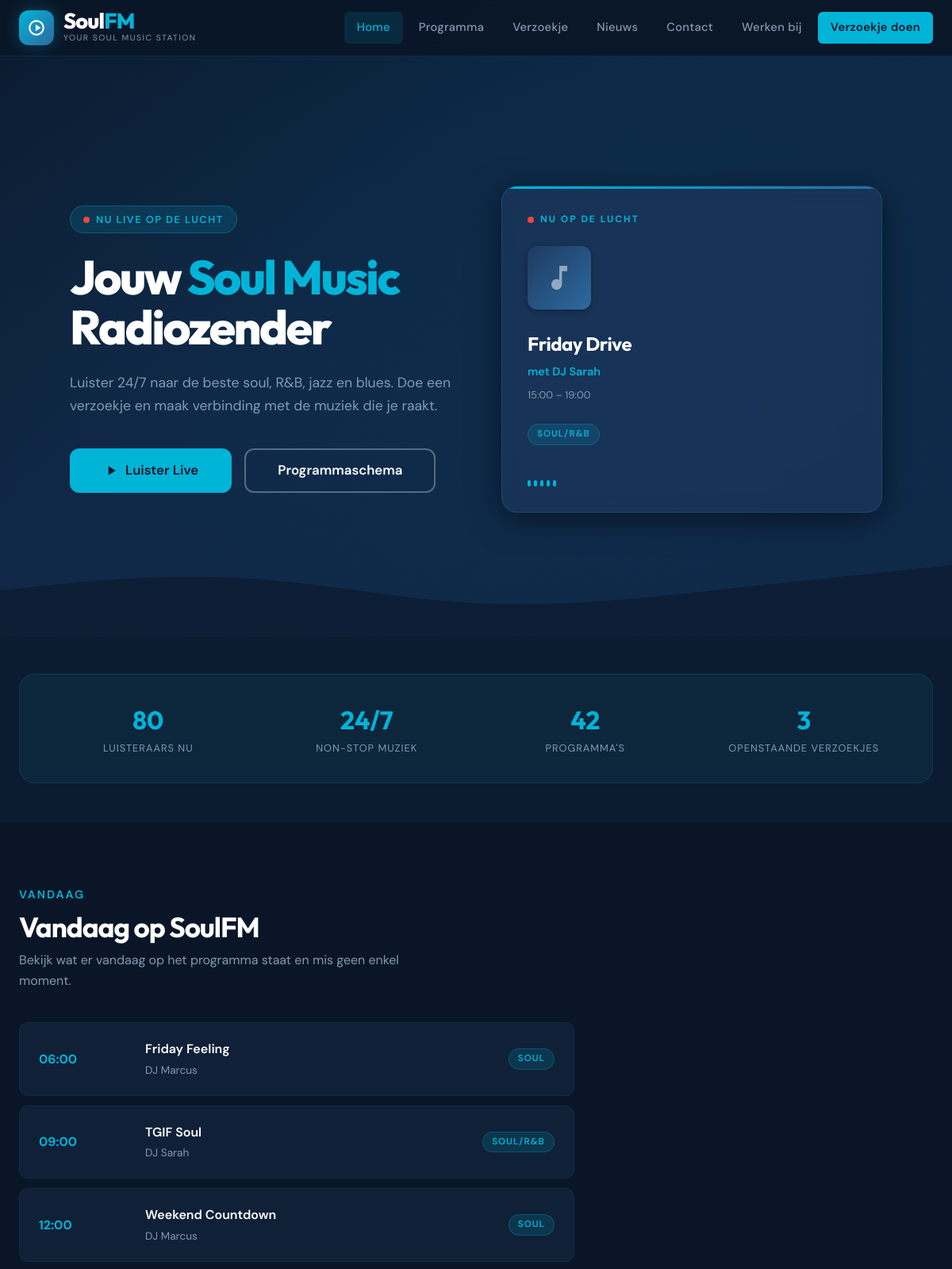
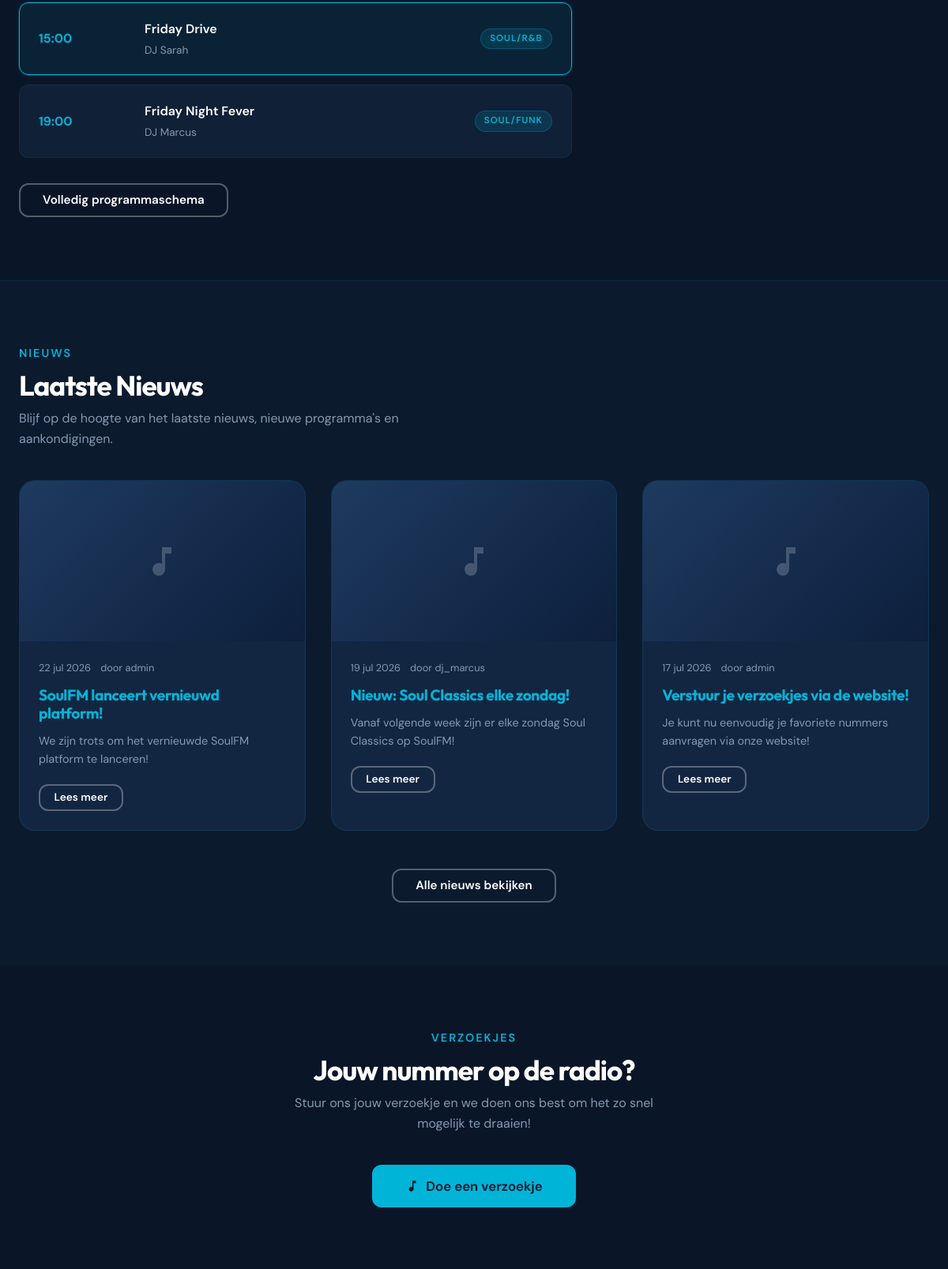
The page / (upper part) on the database its author committed (2 pictures, top to bottom).
### tables this page shows
CREATE TABLE IF NOT EXISTS schedule (
    id INT AUTO_INCREMENT PRIMARY KEY,
    day_of_week ENUM('monday','tuesday','wednesday','thursday','friday','saturday','sunday') NOT NULL,
    start_time TIME NOT NULL,
    end_time TIME NOT NULL,
    program_name VARCHAR(100) NOT NULL,
    dj_name VARCHAR(100) NOT NULL,
    dj_bio TEXT DEFAULT NULL,
    genre VARCHAR(50) DEFAULT 'Soul',
    cover_image VARCHAR(255) DEFAULT NULL,
    created_at DATETIME NOT NULL DEFAULT CURRENT_TIMESTAMP
);

CREATE TABLE IF NOT EXISTS news (
    id INT AUTO_INCREMENT PRIMARY KEY,
    title VARCHAR(255) NOT NULL,
    slug VARCHAR(255) NOT NULL UNIQUE,
    content LONGTEXT NOT NULL,
    excerpt TEXT DEFAULT NULL,
    image VARCHAR(255) DEFAULT NULL,
    author_id INT NOT NULL,
    published TINYINT(1) NOT NULL DEFAULT 0,
    created_at DATETIME NOT NULL DEFAULT CURRENT_TIMESTAMP,
    updated_at DATETIME NOT NULL DEFAULT CURRENT_TIMESTAMP ON UPDATE CURRENT_TIMESTAMP,
    FOREIGN KEY (author_id) REFERENCES users(id) ON DELETE CASCADE
);

CREATE TABLE IF NOT EXISTS users (
    id INT AUTO_INCREMENT PRIMARY KEY,
    username VARCHAR(50) NOT NULL UNIQUE,
    email VARCHAR(100) NOT NULL UNIQUE,
    password_hash VARCHAR(255) NOT NULL,
    role ENUM(
        'admin',
        'dj',
        'dj_hoofd',
        'administratie',
        'administratie_hoofd',
        'evenementen',
        'evenementen_hoofd',
        'redactie',
        'redactie_hoofd',
        'content',
        'content_hoofd',
        'marketing',
        'marketing_hoofd',
        'moderator',
        'listener'
    ) NOT NULL DEFAULT 'listener',
    avatar VARCHAR(255) DEFAULT NULL,
    active TINYINT(1) NOT NULL DEFAULT 1,
    created_at DATETIME NOT NULL DEFAULT CURRENT_TIMESTAMP,
    last_login DATETIME DEFAULT NULL
);

### includes/functions.php (called while the page is built, shortened)
<?php
function getSettings(): array {
    static $cache = null;
    if ($cache !== null) return $cache;
    try {
        $pdo = getPDO();
        $rows = $pdo->query('SELECT setting_key, setting_value FROM settings')->fetchAll();
        $cache = array_column($rows, 'setting_value', 'setting_key');
        return $cache;
    } catch (PDOException $e) {
        return [];
    }
}
function getScheduleForDay(string $day): array {
    try {
        $pdo = getPDO();
        $stmt = $pdo->prepare('SELECT * FROM schedule WHERE day_of_week = ? ORDER BY start_time ASC');
        $stmt->execute([strtolower($day)]);
        return $stmt->fetchAll();
    } catch (PDOException $e) {
        return [];
    }
}
function getCurrentProgram(): ?array {
    $days = ['sunday','monday','tuesday','wednesday','thursday','friday','saturday'];
    $today = $days[date('w')];
    $now = date('H:i:s');
    try {
        $pdo = getPDO();
        $stmt = $pdo->prepare('
            SELECT * FROM schedule
            WHERE day_of_week = ?
            AND (
                (start_time <= end_time AND ? BETWEEN start_time AND end_time)
                OR
                (start_time > end_time AND (? >= start_time OR ? <= end_time))
            )
            ORDER BY start_time ASC
            LIMIT 1
        ');
        $stmt->execute([$today, $now, $now, $now]);
        $program = $stmt->fetch();
        return $program ?: null;
    } catch (PDOException $e) {
        return null;
    }
}
function getLatestNews(int $limit = 3): array {
    try {
        $pdo = getPDO();
        $stmt = $pdo->prepare('
            SELECT n.*, u.username as author_name
            FROM news n
            LEFT JOIN users u ON n.author_id = u.id
            WHERE n.published = 1
            ORDER BY n.created_at DESC
            LIMIT ?
        ');
        $stmt->execute([$limit]);
        return $stmt->fetchAll();
    } catch (PDOException $e) {
        return [];
    }
}
function formatTime(string $time): string {
    return date('H:i', strtotime($time));
}
function formatDate(string $date): string {
    $d = new DateTime($date);
    $months = ['jan','feb','mrt','apr','mei','jun','jul','aug','sep','okt','nov','dec'];
    return $d->format('j') . ' ' . $months[$d->format('n') - 1] . ' ' . $d->format('Y');
}
function getPendingRequestsCount(): int {
    try {
        $pdo = getPDO();
        return (int) $pdo->query('SELECT COUNT(*) FROM requests WHERE status = "pending"')->fetchColumn();
    } catch (PDOException $e) {
        return 0;
    }
}
function getListenerCount(): int {
    return rand(47, 203);
}
function getScheduleCount(): int {
    try {
        $pdo = getPDO();
        return (int) $pdo->query('SELECT COUNT(*) FROM schedule')->fetchColumn();
    } catch (PDOException $e) {
        return 0;
    }
}
function truncate(string $text, int $length = 150): string {
    $text = strip_tags($text);
    if (strlen($text) <= $length) return $text;
    return substr($text, 0, strrpos(substr($text, 0, $length), ' ')) . '...';
}

### index.php (the view, shortened to what this page needs)
<?php
require_once __DIR__ . '/includes/functions.php';
$settings    = getSettings();
$currentProg = getCurrentProgram();
$latestNews  = getLatestNews(3);
$listeners   = getListenerCount();
require_once __DIR__ . '/includes/header.php';
?>
<main id="main-content">
<section class="hero" aria-label="Welkom bij SoulFM">
  <div class="container">
    <div class="hero-content">
      <div class="hero-text">
        <div class="hero-badge">
          <span class="live-dot" aria-hidden="true"></span>
          Nu live op de lucht
        </div>
        <h1 class="hero-title">
          Jouw <span class="accent">Soul Music</span><br>
          Radiozender
        </h1>
        <p class="hero-desc">
          Luister 24/7 naar de beste soul, R&amp;B, jazz en blues. Doe een verzoekje en maak verbinding met de muziek die je raakt.
        </p>
        <div class="hero-actions">
          <a href="#" id="hero-play-trigger" class="btn btn-primary btn-lg" onclick="document.getElementById('player-play-btn').click(); return false;">
            <svg viewBox="0 0 24 24" style="width:20px;height:20px;fill:currentColor"><path d="M8 5v14l11-7z"/></svg>
            Luister Live
          </a>
          <a href="<?= BASE_URL ?>/schedule.php" class="btn btn-outline btn-lg">Programmaschema</a>
        </div>
      </div>
      <div class="now-playing-card" aria-label="Nu aan het spelen">
        <div class="np-label">
          <span class="live-dot" aria-hidden="true"></span>
          Nu op de lucht
        </div>
        <div class="np-album" aria-hidden="true">
          <svg viewBox="0 0 24 24"><path d="M12 3v10.55A4 4 0 1014 17V7h4V3h-6z"/></svg>
        </div>
        <div class="np-program" id="hero-program"><?= htmlspecialchars($currentProg['program_name'] ?? 'SoulFM Live') ?></div>
        <div class="np-dj" id="hero-dj">met <?= htmlspecialchars($currentProg['dj_name'] ?? 'Autopilot') ?></div>
        <div class="np-time" id="hero-time">
          <?php if ($currentProg): ?>
            <?= formatTime($currentProg['start_time']) ?> – <?= formatTime($currentProg['end_time']) ?>
          <?php else: ?>
            24/7 Soul Muziek
          <?php endif; ?>
        </div>
        <?php if ($currentProg && !empty($currentProg['genre'])): ?>
          <span class="genre-badge"><?= htmlspecialchars($currentProg['genre']) ?></span>
        <?php endif; ?>
        <div class="equalizer paused" id="hero-eq" aria-hidden="true" style="margin-top:1.25rem">
          <div class="equalizer-bar"></div>
          <div class="equalizer-bar"></div>
          <div class="equalizer-bar"></div>
          <div class="equalizer-bar"></div>
          <div class="equalizer-bar"></div>
        </div>
      </div>
    </div>
  </div>
  <div class="hero-waves" aria-hidden="true">
  </div>
</section>
<section class="section-sm" style="background:rgba(30,58,95,0.15);border-top:1px solid rgba(0,180,216,0.08);border-bottom:1px solid rgba(0,180,216,0.08)">
  <div class="container">
    <div class="stats-bar" role="list">
      <div class="stat-item" role="listitem">
        <div class="stat-value" id="listener-count"><?= $listeners ?></div>
        <div class="stat-label">Luisteraars nu</div>
      </div>
      <div class="stat-item" role="listitem">
        <div class="stat-value">24/7</div>
        <div class="stat-label">Non-stop muziek</div>
      </div>
      <div class="stat-item" role="listitem">
        <div class="stat-value"><?= getScheduleCount() ?></div>
        <div class="stat-label">Programma's</div>
      </div>
      <div class="stat-item" role="listitem">
        <div class="stat-value"><?= getPendingRequestsCount() ?></div>
        <div class="stat-label">Openstaande verzoekjes</div>
      </div>
    </div>
  </div>
</section>
<section class="section">
  <div class="container">
    <span class="section-subtitle">Vandaag</span>
    <h2 class="section-title">Vandaag op <?= htmlspecialchars($settings['site_name'] ?? 'SoulFM') ?></h2>
    <p style="color:var(--color-text-dim);margin-bottom:2.5rem;max-width:520px">Bekijk wat er vandaag op het programma staat en mis geen enkel moment.</p>
    <?php
    $todaySchedule = getScheduleForDay($today);
    if ($todaySchedule):
    ?>
    <div class="schedule-list" style="max-width:700px">
      <?php foreach (array_slice($todaySchedule, 0, 5) as $slot):
        $nowH = (int)date('H');
        $nowM = (int)date('i');
        $nowSec = $nowH*3600 + $nowM*60 + (int)date('s');
        $startParts = explode(':', $slot['start_time']);
        $endParts   = explode(':', $slot['end_time']);
        $startSec = (int)$startParts[0]*3600 + (int)$startParts[1]*60;
        $endSec   = (int)$endParts[0]*3600   + (int)$endParts[1]*60;
        $isCurrent = ($startSec <= $nowSec && ($endSec > $nowSec || $endSec < $startSec));
      ?>
      <div class="schedule-item <?= $isCurrent ? 'now-playing' : '' ?>">
        <div class="schedule-time"><?= formatTime($slot['start_time']) ?></div>
        <div>
          <div class="schedule-program"><?= htmlspecialchars($slot['program_name']) ?></div>
          <div class="schedule-dj"><?= htmlspecialchars($slot['dj_name']) ?></div>
        </div>
        <span class="genre-badge"><?= htmlspecialchars($slot['genre']) ?></span>
      </div>
      <?php endforeach; ?>
    </div>
    <?php else: ?>
    <p style="color:var(--color-text-dim)">Geen programma beschikbaar voor vandaag.</p>
    <?php endif; ?>
    <div style="margin-top:2rem">
      <a href="<?= BASE_URL ?>/schedule.php" class="btn btn-outline">Volledig programmaschema</a>
    </div>
  </div>
</section>
<?php if ($latestNews): ?>
<section class="section" style="background:rgba(30,58,95,0.1);border-top:1px solid rgba(0,180,216,0.07)">
  <div class="container">
    <span class="section-subtitle">Nieuws</span>
    <h2 class="section-title">Laatste Nieuws</h2>
    <p style="color:var(--color-text-dim);margin-bottom:2.5rem;max-width:520px">Blijf op de hoogte van het laatste nieuws, nieuwe programma's en aankondigingen.</p>
    <div class="news-grid">
      <?php foreach ($latestNews as $article): ?>
      <article class="card">
        <div class="card-img">
          <?php if (!empty($article['image'])): ?>
            <img src="<?= htmlspecialchars($article['image']) ?>" alt="<?= htmlspecialchars($article['title']) ?>" loading="lazy">
          <?php else: ?>
            <div class="card-img-placeholder">
              <svg viewBox="0 0 24 24"><path d="M12 3v10.55A4 4 0 1014 17V7h4V3h-6z"/></svg>
            </div>
          <?php endif; ?>
        </div>
        <div class="card-body">
          <div class="card-meta">
            <span><?= formatDate($article['created_at']) ?></span>
            <span>door <?= htmlspecialchars($article['author_name'] ?? 'Redactie') ?></span>
          </div>
          <h3 class="card-title"><a href="<?= BASE_URL ?>/news-detail.php?slug=<?= urlencode($article['slug']) ?>"><?= htmlspecialchars($article['title']) ?></a></h3>
          <p class="card-excerpt"><?= htmlspecialchars(truncate($article['excerpt'] ?? $article['content'], 130)) ?></p>
          <a href="<?= BASE_URL ?>/news-detail.php?slug=<?= urlencode($article['slug']) ?>" class="btn btn-outline btn-sm">Lees meer</a>
        </div>
      </article>
      <?php endforeach; ?>
    </div>
    <div style="text-align:center;margin-top:3rem">
      <a href="<?= BASE_URL ?>/news.php" class="btn btn-outline">Alle nieuws bekijken</a>
    </div>
  </div>
</section>
<?php endif; ?>
<section class="section">
  <div class="container" style="text-align:center">
    <span class="section-subtitle">Verzoekjes</span>
    <h2 class="section-title">Jouw nummer op de radio?</h2>
    <p style="color:var(--color-text-dim);max-width:480px;margin:0 auto 2.5rem">Stuur ons jouw verzoekje en we doen ons best om het zo snel mogelijk te draaien!</p>
    <a href="<?= BASE_URL ?>/request.php" class="btn btn-primary btn-lg">
      <svg viewBox="0 0 24 24" style="width:18px;height:18px;fill:currentColor"><path d="M12 3v10.55A4 4 0 1014 17V7h4V3h-6z"/></svg>
      Doe een verzoekje
    </a>
  </div>
</section>
</main>
<?php require_once __DIR__ . '/includes/footer.php'; ?>

### rows shown on the page
schedule: program_name "Friday Drive", dj_name "DJ Sarah", start_time "15:00", end_time "19:00", genre "SOUL/R&B"
schedule: start_time "06:00", program_name "Friday Feeling", dj_name "DJ Marcus", genre "SOUL"
schedule: start_time "09:00", program_name "TGIF Soul", dj_name "DJ Sarah", genre "SOUL/R&B"
schedule: start_time "12:00", program_name "Weekend Countdown", dj_name "DJ Marcus", genre "SOUL"
schedule: start_time "19:00", program_name "Friday Night Fever", dj_name "DJ Marcus", genre "SOUL/FUNK"
news: created_at "22 jul 2026", author.username "admin", title "SoulFM lanceert vernieuwd platform!", excerpt "We zijn trots om het vernieuwde SoulFM platform te lanceren!"
news: created_at "19 jul 2026", author.username "dj_marcus", title "Nieuw: Soul Classics elke zondag!", excerpt "Vanaf volgende week zijn er elke zondag Soul Classics op SoulFM!"
news: created_at "17 jul 2026", author.username "admin", title "Verstuur je verzoekjes via de website!", excerpt "Je kunt nu eenvoudig je favoriete nummers aanvragen via onze website!"

### other values the page prints
substr($siteName, 0, -2) "Soul"
substr($siteName, -2) "FM"
$tagline "YOUR SOUL MUSIC STATION"
$listeners "80"
getScheduleCount() "42"
getPendingRequestsCount() "3"
$settings['site_name'] "SoulFM"
